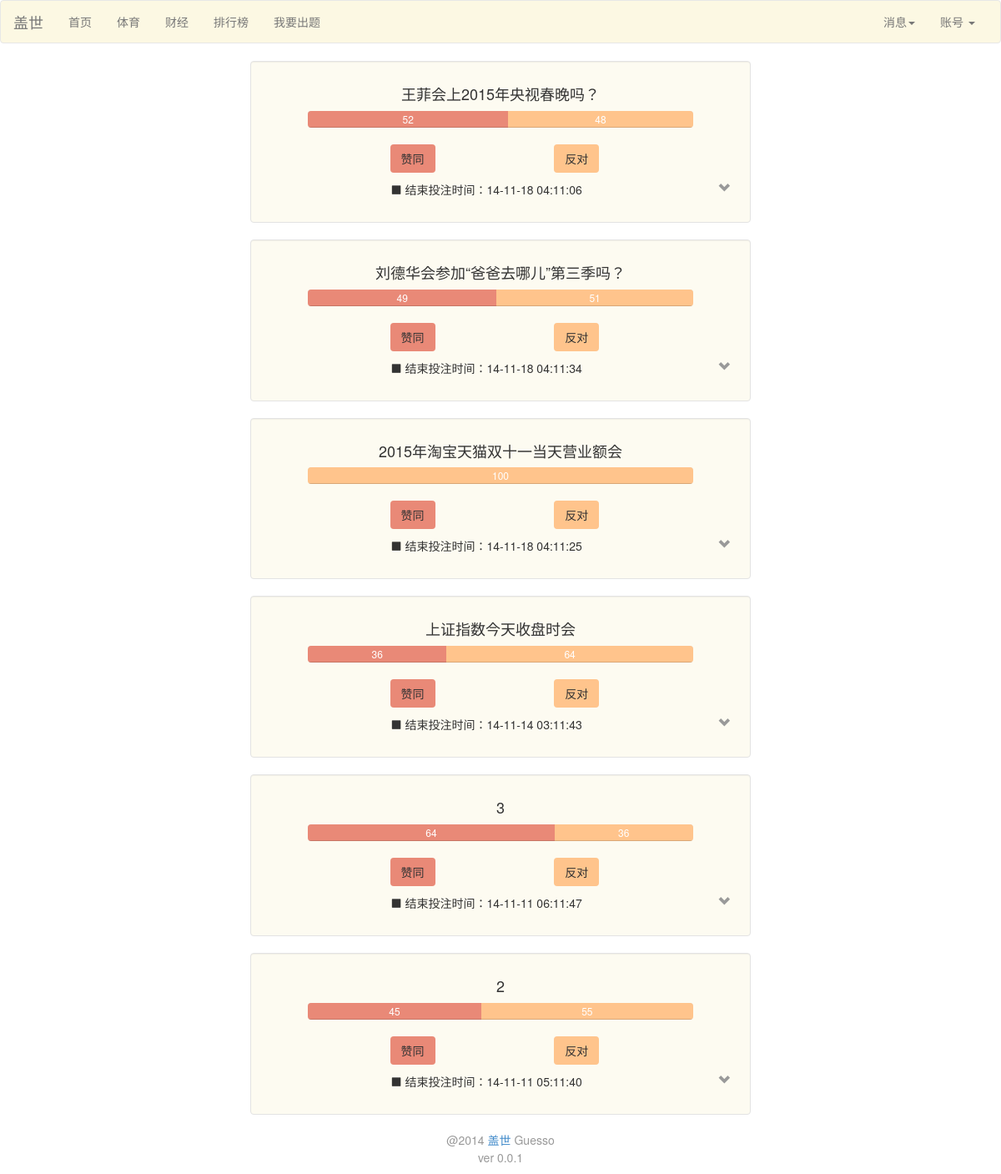
/home (signed in), run on an earlier commit of the app's database.
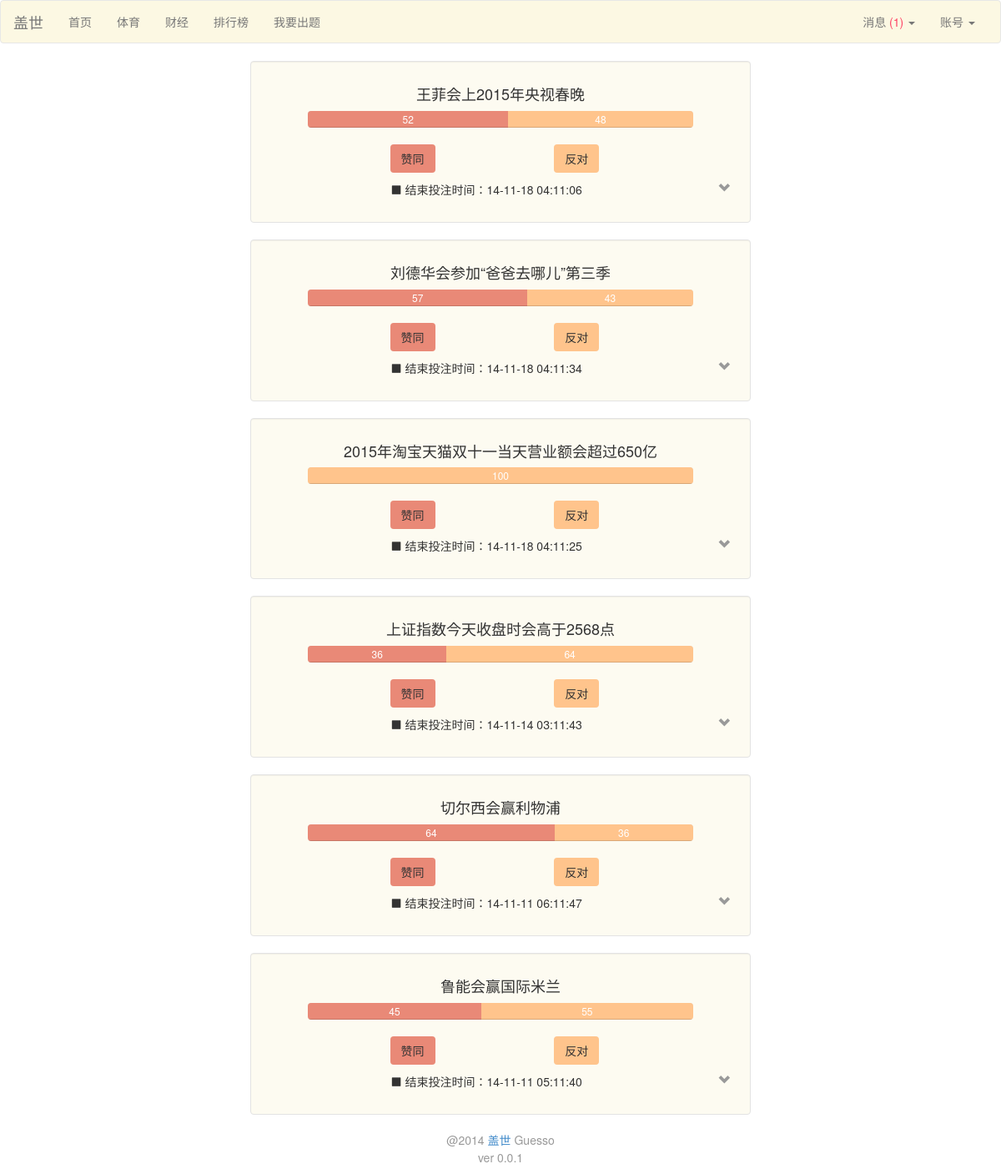
And on a later commit of the database.
### Guess/models.py (models this page shows)
class Game(models.Model):
	headline = models.TextField()
	begin = models.DateTimeField(auto_now_add=True)
	expire = models.DateTimeField()
	name_home = models.CharField(max_length=30)
	price_home = models.IntegerField(default=50)
	num_home = models.IntegerField(default=0)
	name_away = models.CharField(max_length=30)
	price_away = models.IntegerField(default=50)
	num_away = models.IntegerField(default=0)
	outcome = models.BooleanField(default=False)   # True means home wins and vice versa
	ended = models.BooleanField(default=False)
	event = models.IntegerField()
	is_primary = models.IntegerField(default=0)
	game_tag = models.ManyToManyField(GameTag)
	class Meta:
		ordering = ('expire',)

### Guess/views.py (the view)
# urls.py: url(r'^home$', 'Guess.views.home', name='home'),
def home(request):
	return render_main(request, 'home')

### Guess/views.py (called while the page is built)
def render_main(request, url, game_type=None):
	if not request.user.is_authenticated():
		return redirect(reverse('login'))
	if game_type is None:
		temps = Game.objects.filter(ended=False).order_by('-event','-is_primary')
	else:
		temps = Game.objects.filter(ended=False,game_type=game_type).order_by('-event','-is_primary')
	gamess = game_choose_and_sort(temps)
	cur_person = Person.objects.get(user=request.user)
	if request.method == 'POST':
		if 'marked_all_as_read' in request.POST:
			marked_all_as_read(cur_person)
		for cur_game in temps:
			accept_bet(request, cur_person, cur_game)
		return redirect(reverse(url)+'#success')
	else:
		para = {}
		para['gamess'] = gamess
		para = encap_para(para, cur_person)
		return render(request, 'home.html', para)

def game_choose_and_sort(temps):
	gamess = []
	games = []
	flag = 0
	for p in temps:
		if flag == 0:
			event = p.event
			flag = 1
		elif p.event != event:
			event = p.event
			gamess.append(games)
			games = []
		games.append(p)
	gamess.append(games)
	return gamess

def find_unread(person):
	return Message.objects.filter(owner=person, read=False)

### Guess/templates/home.html (shortened to what this page needs)
{% load bootstrap3 %}
{% load profile_tag %}
{% include "nav_bar.html" %}
<body>
    <div class="col-md-6 col-md-offset-3">
    </div>
    {% for games in gamess %}
    <div class="well well-frame-c1 col-md-6 col-md-offset-3">
    {% for game in games %}
    {% if forloop.first %}
    <div class = "row">
        <div class="col-md-10 col-md-offset-1">
            <h4 class="text-center">{{ game.headline }}</h4>
            <div class="progress">
                <div class="progress-bar progress-bar-c1" style="width: {{ game.price_home }}%">{{ game.price_home }}</div>
                <div class="progress-bar progress-bar-c2" style="width: {{ game.price_away }}%">{{ game.price_away }}</div>
            </div>
        </div>
    </div>
    <div class="row">
        <form method="POST">
             <div class="col-md-1 col-md-offset-3 spacer"><input class="btn progress-bar-c1" type="submit" value='赞同' name="h:{{ game.pk }}" onclick="on_submit(event)"/></div>
             <div class="col-md-1 col-md-offset-3 spacer"><input class="btn progress-bar-c2" type="submit" value='反对' name="a:{{ game.pk }}" onclick="on_submit(event)"/></div>
             <p class="col-md-8 col-md-offset-3"><i class="glyphicon glyphicon-stop"></i> 结束投注时间：{{ game.expire | date:"y-m-d h:m:s" }}</p>
             <div class="col-xs-1 col-sm-1 col-md-1 col-lg-1 dropdown-user"  data-for=".{{ game.pk }}">
                    <i class="glyphicon glyphicon-chevron-down text-muted"></i>
             </div>
                                        {% endif %}
    {% endfor %}
        </form>
    </div>
    </div>
    {% endfor %}
    {% include "footer.html" %}
</body>

What changed in the data, as far as the page shows it:
changed Game: headline "王菲会上2015年央视春晚吗？" → "王菲会上2015年央视春晚"
changed Game: headline "刘德华会参加“爸爸去哪儿”第三季吗？" → "刘德华会参加“爸爸去哪儿”第三季"; price_home "49" → "57"; price_away "51" → "43"
changed Game: headline "2015年淘宝天猫双十一当天营业额会" → "2015年淘宝天猫双十一当天营业额会超过650亿"
changed Game: headline "上证指数今天收盘时会" → "上证指数今天收盘时会高于2568点"
changed Game: headline "3" → "切尔西会赢利物浦"
changed Game: headline "2" → "鲁能会赢国际米兰"
Also different on the page:
{{ unread }}: (not shown) → "1"
